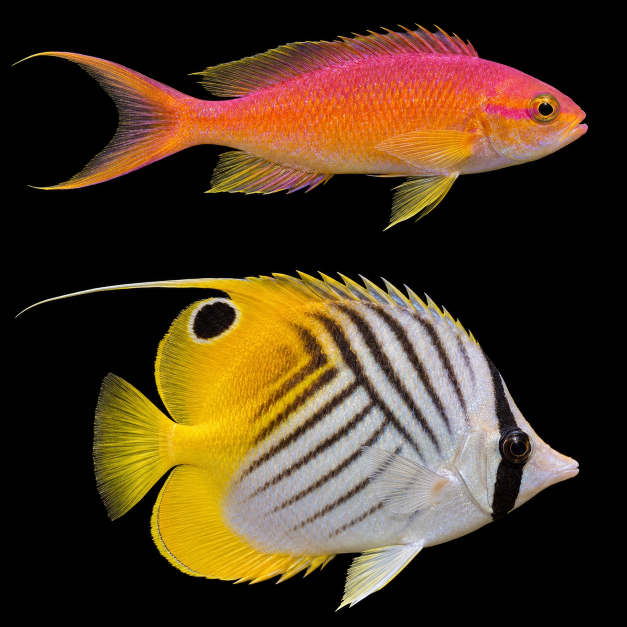
#> input picture undersea-rescue/assets/reef-pair-skin.jpg, 1254 x 1254 px (shown at 1/2 size)
$ python model_threadfin.py
#> lines starting #> are read from the running program, lines starting #| are printed output that depends on the picture; after the words box and inside, x2 and y2 are one past the last pixel; in counts of white or black regions, pixels touching at a corner belong together
### undersea-rescue/tools/fish_glb.py
import io, json, struct
import numpy as np

def silhouette(rgb):
    """Remove exterior backdrop while preserving enclosed pupils and dark markings."""
    from scipy.ndimage import binary_closing, binary_fill_holes
    value = rgb.max(axis=2).astype(float)
    interior = binary_fill_holes(binary_closing(value > 25, iterations=2))
    return np.where(interior, 255, np.clip((value - 16) * 12.75, 0, 255)).astype(np.uint8)


def write_fish(path,name,geom,norm,uv,tri,targets,image,pectoral=None):
    picture=io.BytesIO();image.save(picture,format='PNG',optimize=True)
    doc={'asset':{'version':'2.0'},'scene':0,'scenes':[{'nodes':[0]}],'nodes':[{'name':name,'mesh':0}],'bufferViews':[],'accessors':[]}
    blob=bytearray()
    def view(data):
        blob.extend(b'\0'*(-len(blob)%4));idx=len(doc['bufferViews']);doc['bufferViews'].append({'buffer':0,'byteOffset':len(blob),'byteLength':len(data)});blob.extend(data);return idx
    def acc(a,typ,t=5126):
        a=np.asarray(a,dtype='<f4' if t==5126 else '<u2')
        dim={'SCALAR':1,'VEC2':2,'VEC3':3}[typ];a=a.reshape(-1,dim)
        i=len(doc['accessors']);doc['accessors'].append({'bufferView':view(a.tobytes()),'componentType':t,'count':len(a),'type':typ,'min':a.min(axis=0).tolist(),'max':a.max(axis=0).tolist()});return i
    doc['materials']=[{'name':'Skin and fins','doubleSided':True,'alphaMode':'MASK','alphaCutoff':.35,'pbrMetallicRoughness':{'baseColorTexture':{'index':0},'metallicFactor':.15,'roughnessFactor':.42}}]
    doc['meshes']=[{'name':name,'weights':[0,0],'extras':{'targetNames':['Tail port','Tail starboard']},'primitives':[{'attributes':{'POSITION':acc(geom,'VEC3'),'NORMAL':acc(norm,'VEC3'),'TEXCOORD_0':acc(uv,'VEC2')},'indices':acc(tri,'SCALAR',5123),'material':0,'targets':[{'POSITION':acc(d,'VEC3')} for d in targets]}]}]
    if pectoral is not None:
        doc['meshes'][0]['primitives'][0]['attributes']['_PECTORAL']=acc(pectoral,'SCALAR')
    doc['animations']=[{'name':'Swim','samplers':[{'input':acc([0,.18,.36,.54,.72],'SCALAR'),'output':acc([0,0,1,0,0,0,0,1,0,0],'SCALAR')}],'channels':[{'sampler':0,'target':{'node':0,'path':'weights'}}]}]
    doc['images']=[{'mimeType':'image/png','bufferView':view(picture.getvalue())}];doc['textures']=[{'source':0}]
    doc['buffers']=[{'byteLength':len(blob)}];meta=json.dumps(doc,separators=(',',':')).encode();meta+=b' '*(-len(meta)%4);blob+=b'\0'*(-len(blob)%4)
    path.write_bytes(struct.pack('<4sII',b'glTF',2,28+len(meta)+len(blob))+struct.pack('<I4s',len(meta),b'JSON')+meta+struct.pack('<I4s',len(blob),b'BIN\0')+blob)

### undersea-rescue/tools/model_threadfin.py
"""Build the threadfin's body, fins and filament against its original lateral atlas."""
from pathlib import Path
import math
import numpy as np
from PIL import Image
from fish_glb import write_fish, silhouette

assets = Path(__file__).resolve().parents[1] / "assets"
image = Image.open(assets / "reef-pair-skin.jpg").convert("RGB")
#> image is the input picture: PIL image 1254x1254 RGB; mean R, G, B 73.4, 54.5, 32.6
# Landmarks use the full square plate at 550 px. Reuse the original cropped atlas.
crop_top = round(.40 * image.height)
#> crop_top = 502
crop = image.crop((0, crop_top, image.width, image.height))
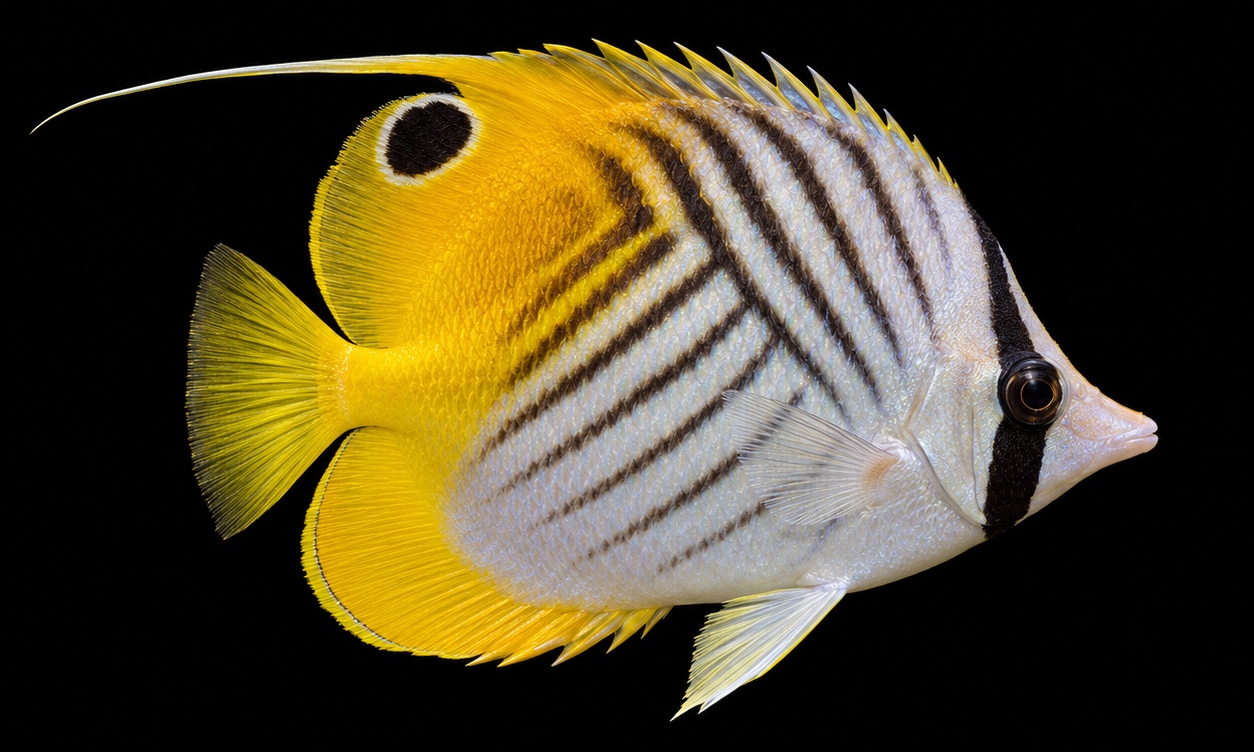
#> crop: PIL image 1254x752 RGB; mean R, G, B 76.8, 66.9, 39.7
rgb = np.asarray(crop)
alpha = silhouette(rgb)
#> in silhouette, `value = rgb.max(axis=2).astype(float)`:
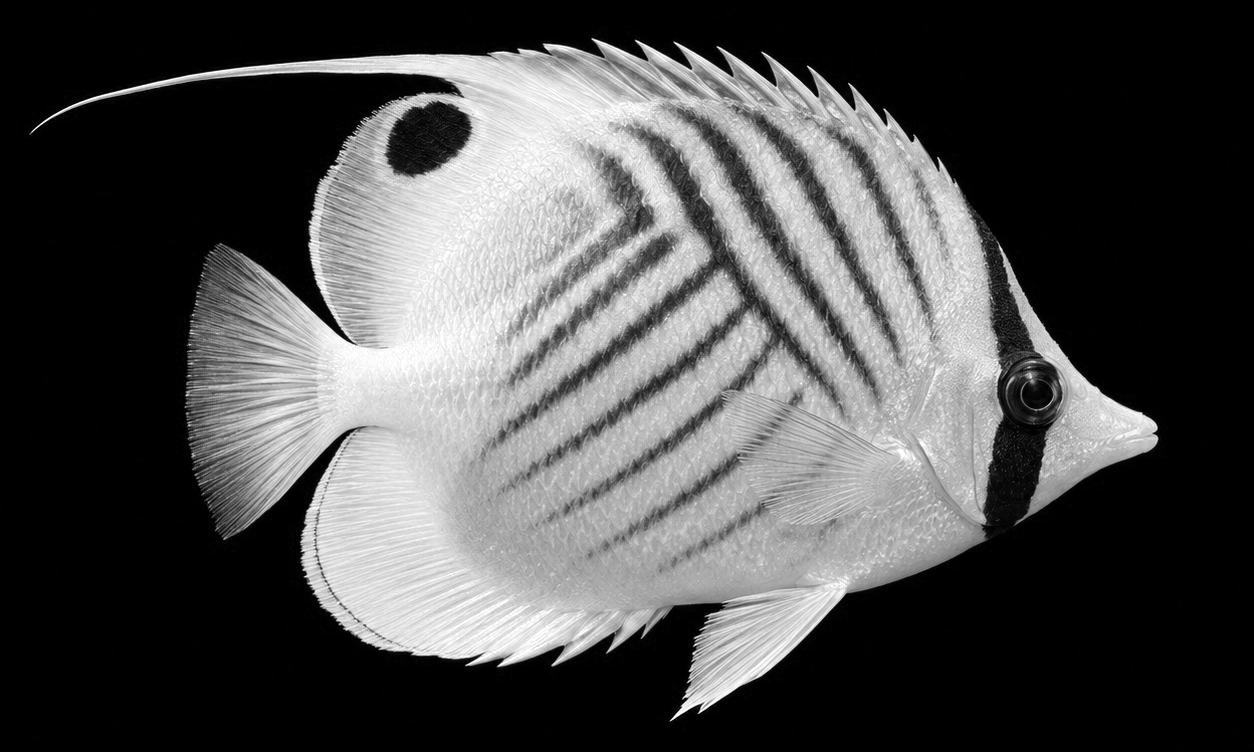
#> value: shape (752, 1254) float64; min 0, max 255, mean 77.8
#> in silhouette, `interior = binary_fill_holes(binary_closing(value > 25, iterations=2))`:
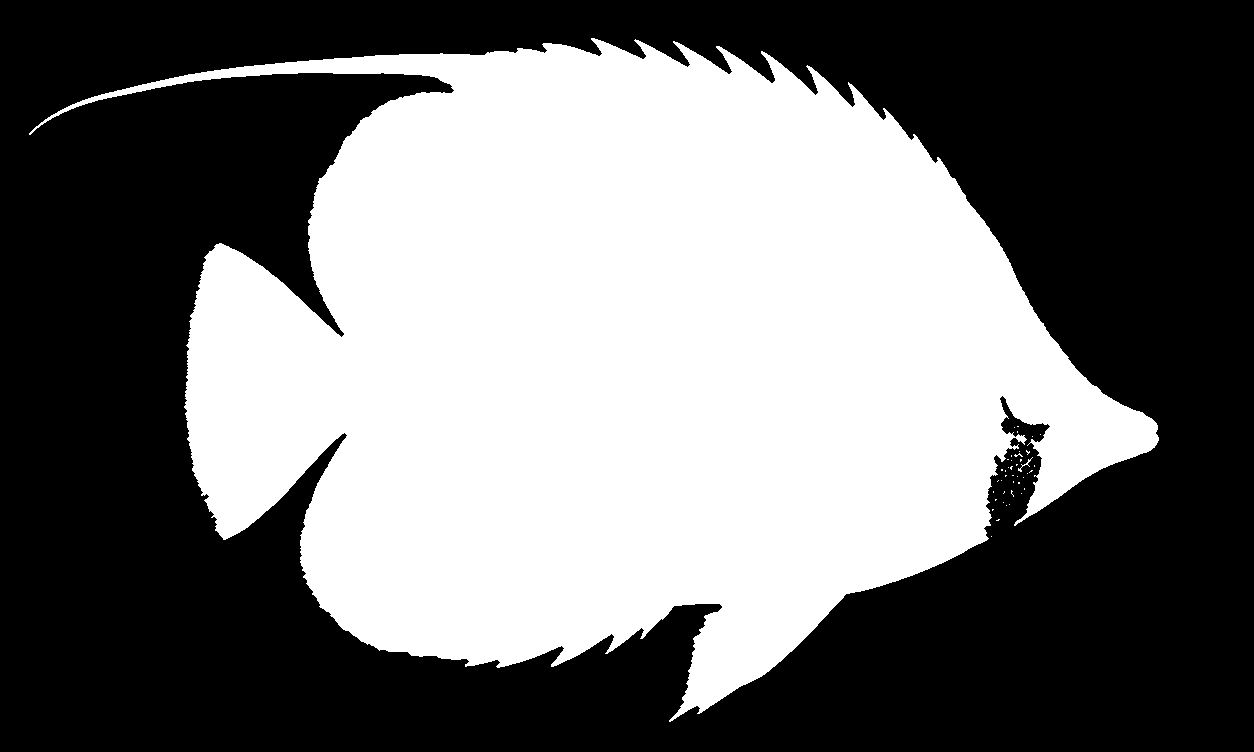
#> interior: shape (752, 1254) bool; 44.7% white; 42 white regions (40 under 20 px), largest, box (x1, y1, x2, y2) and area: (29, 38, 1159, 722) 421183, (1018, 457, 1033, 472) 36
atlas = Image.fromarray(np.dstack((rgb, alpha)))
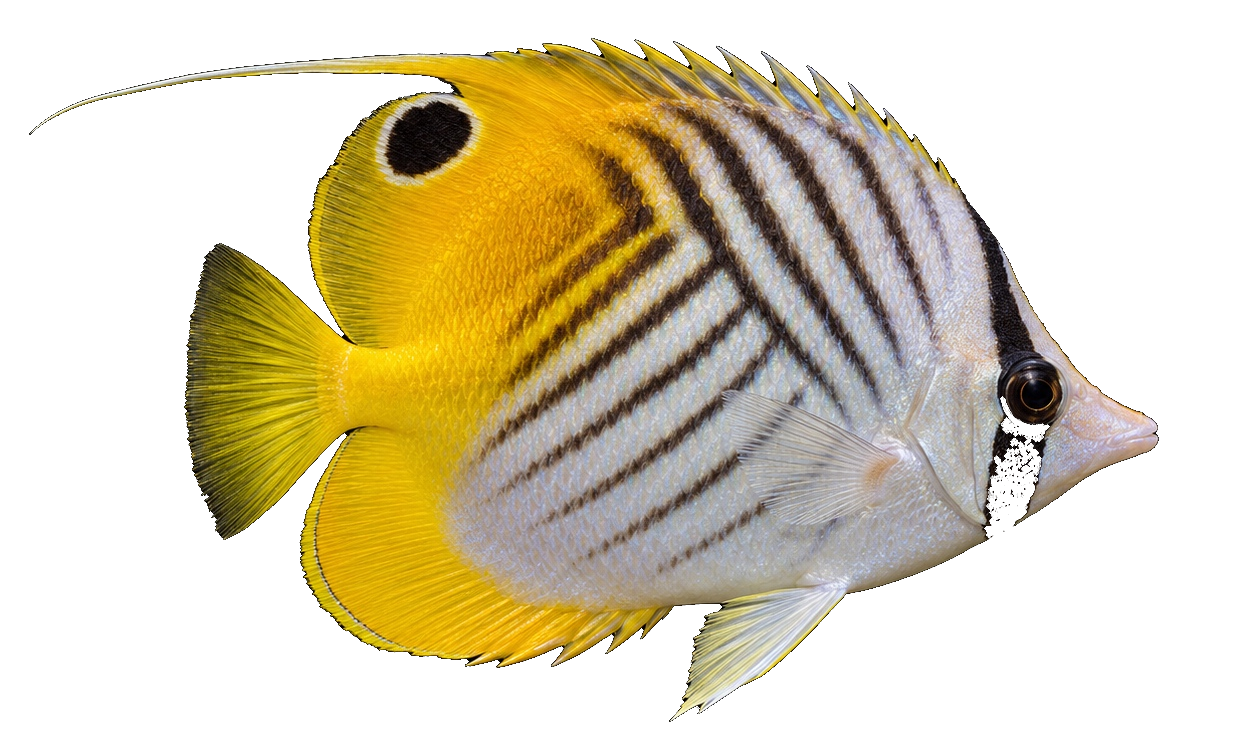
#> atlas: PIL image 1254x752 RGBA; mean R, G, B, A 76.8, 66.9, 39.7, 114; transparent parts drawn white
metres = .24 / (507-82)  # standard silhouette from caudal edge to snout
positions, uvs, triangles, paddle = [], [], [], []
# x, dorsal body margin, ventral margin and half-width (fins excluded).
stations = np.array([
    (144,375,405,3),(163,370,413,8),(190,352,428,14),(215,312,458,22),
    (245,276,477,32),(283,259,484,38),(322,261,480,42),(365,272,470,41),
    (394,289,455,36),(421,317,449,28),(439,344,440,22),(454,374,435,16),
    (470,393,429,10),(491,401,419,6),(506,407,414,2),(507,410,412,.6)])
def vertex(x,y,z,fin=0):
    positions.append(((x-295)*metres,(386-y)*metres,z*metres))
    uvs.append((x/550,(y*image.height/550-crop_top)/crop.height))
    paddle.append(fin)
    return len(positions)-1

def section(x):
    return [np.interp(x,stations[:,0],stations[:,i]) for i in (1,2,3)]

def flank(x,y):
    top,bottom,r=section(x)
    v=(2*y-top-bottom)/max(1,bottom-top)
    return r*math.sqrt(max(0,1-v*v))*(1+.11*v)

sides=48
for row,x in enumerate(np.linspace(144,507,100)):
    top,bottom,r=section(x)
    for i in range(sides):
        angle=i*math.tau/sides
        y=(top+bottom+(bottom-top)*math.cos(angle))/2
        z=math.sin(angle)*r*(1+.11*math.cos(angle))
        # An eye socket and corneal dome give the head a readable three-quarter view.
        z+=math.copysign(3.3*math.exp(-((x-451)/8)**2-((y-392)/7)**2),z)
        vertex(x,y,z)
    if row:
        for i in range(sides):
            a=(row-1)*sides+i; b=(row-1)*sides+(i+1)%sides
            triangles.extend([(a,b+sides,b),(a,a+sides,b+sides)])
for start in (0,99*sides):
    for i in range(1,sides-1):
        triangles.append((start,start+i,start+i+1) if start else (0,i+1,i))

def membrane(rays,side=0):
    """Span between measured base-tip pairs, with curved, articulated pectorals."""
#> called with side = 0
    start=len(positions)
    for (bx,by),(ex,ey) in rays:
        for k in range(7):
            u=k/6
            x,y=bx+(ex-bx)*u,by+(ey-by)*u
            z=(flank(bx,by)+.8+16*u+5*math.sin(u*math.pi)) if side else 1.7*math.sin(math.pi*u)
            vertex(x,y,z*(side or 1),side*u)
    for i in range(len(rays)-1):
        for k in range(6):
            a=start+i*7+k
            triangles.extend([(a,a+7,a+1),(a+1,a+7,a+8)])

membrane([((151,378),(94,327)),((148,384),(85,347)),((145,391),(82,387)),
          ((148,398),(85,431)),((153,404),(95,456))])
membrane([((154,376),(141,347)),((175,367),(137,318)),((194,346),(150,284)),
          ((215,316),(170,261)),((238,288),(205,249)),((275,269),(255,248)),
          ((309,268),(304,250)),((351,276),(350,259)),((391,297),(388,284)),((419,321),(412,312))])
for x in range(223,384,17):
    y=np.interp(x,[223,280,350,384],[250,247,260,279])
    membrane([((x,y+6),(x-8,y-9)),((x+8,y+9),(x+5,y+2))])
membrane([((150,404),(138,428)),((170,412),(133,462)),((190,426),(150,488)),
          ((218,457),(183,506)),((243,472),(217,511)),((270,480),(260,503)),((300,480),(298,485))])
membrane([((285,481),(294,535)),((313,476),(311,528)),((340,469),(364,475))])
for side in (-1,1):
    membrane([((389,415),(347,395)),((393,418),(331,402)),((395,421),(318,418)),
              ((393,425),(311,448)),((388,429),(328,455)),((384,432),(347,447))],side)
# The long dorsal filament has a round cross-section and a continuous root.
points=[(251,251,3.4),(222,247,3.6),(188,247,3),(153,249,2.2),(110,252,1.6),(73,257,1),(36,267,.6),(15,278,.18)]
start=len(positions)
for i,(x,y,r) in enumerate(points):
    for k in range(8):
        a=k*math.tau/8
        vertex(x,y+r*math.cos(a),r*math.sin(a))
    if i:
        for k in range(8):
            a=start+(i-1)*8+k; b=start+(i-1)*8+(k+1)%8
            triangles.extend([(a,b,b+8),(a,b+8,a+8)])
pos=np.asarray(positions); tri=np.asarray(triangles)
normal=np.zeros_like(pos)
face=np.cross(pos[tri[:,1]]-pos[tri[:,0]],pos[tri[:,2]]-pos[tri[:,0]])
for i in range(3): np.add.at(normal,tri[:,i],face)
normal/=np.maximum(1e-10,np.linalg.norm(normal,axis=1,keepdims=True))
tail=np.clip(.47-pos[:,0]/.24,0,1)**2
delta=np.zeros_like(pos);delta[:,2]=.018*tail
write_fish(assets/'threadfin.glb','Chaetodon auriga',pos,normal,uvs,tri,[-delta,delta],atlas,paddle)
